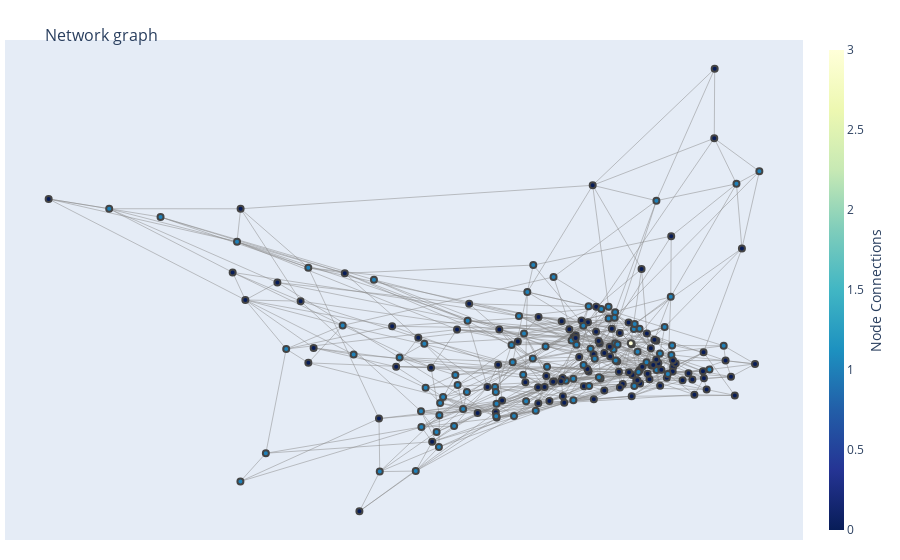

Notebook code cell kept with this figure:
### Code cell
from functools import partial

node_one_set = [node for node, cluster in enumerate(cluster_assgm) if cluster == 0]

visualise_cluster_graph(some_graph_simulated, rumor_centers=ext_sources, assignment=cluster_assgm,
                        layout=partial(nx.spectral_layout, center=sources))

### Figure 1 — Plotly figure (JSON) as saved in the notebook; plotly's stock layout.template omitted (floating-point values rounded to 4 significant figures; data arrays with more than 128 entries replaced by an {"elided": "..."} marker saying what was removed)
{"data": [{"hoverinfo": "none", "line": {"color": "#888", "width": 0.5}, "mode": "lines", "type": "scatter", "x": {"elided": "1800 float values"}, "y": {"elided": "1800 float values"}}, {"hoverinfo": "text", "marker": {"color": {"elided": "200 int values"}, "colorbar": {"thickness": 15, "title": {"side": "right", "text": "Node Connections"}, "xanchor": "left"}, "colorscale": [[0.0, "rgb(255,255,217)"], [0.125, "rgb(237,248,177)"], [0.25, "rgb(199,233,180)"], [0.375, "rgb(127,205,187)"], [0.5, "rgb(65,182,196)"], [0.625, "rgb(29,145,192)"], [0.75, "rgb(34,94,168)"], [0.875, "rgb(37,52,148)"], [1.0, "rgb(8,29,88)"]], "line": {"width": 2}, "reversescale": true, "showscale": true}, "mode": "markers", "text": {"elided": "200 str values"}, "type": "scatter", "x": {"elided": "200 float values"}, "y": {"elided": "200 float values"}}], "layout": {"hovermode": "closest", "margin": {"b": 20, "l": 5, "r": 5, "t": 40}, "showlegend": false, "title": {"font": {"size": 16}, "text": "<br>Network graph"}, "xaxis": {"showgrid": false, "showticklabels": false, "zeroline": false}, "yaxis": {"showgrid": false, "showticklabels": false, "zeroline": false}}}
